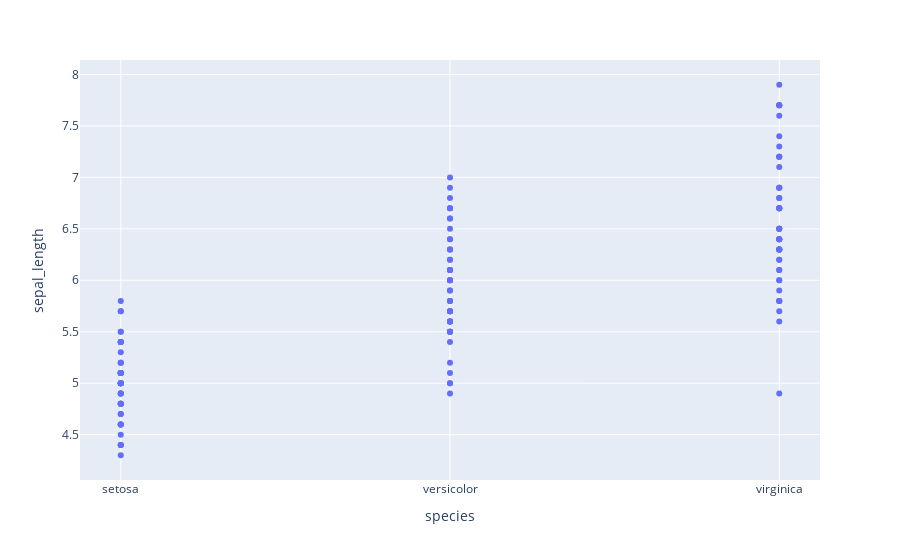

Source (notebook cell):
### Code cell
fig = px.scatter(df, x="species" ,y="sepal_length")
fig.show()

### Figure 1 — Plotly figure (JSON) as saved in the notebook; plotly's stock layout.template omitted (floating-point values rounded to 4 significant figures; data arrays with more than 128 entries replaced by an {"elided": "..."} marker saying what was removed)
{"data": [{"hovertemplate": "species=%{x}<br>sepal_length=%{y}<extra></extra>", "legendgroup": "", "marker": {"color": "#636efa", "symbol": "circle"}, "mode": "markers", "name": "", "orientation": "v", "showlegend": false, "type": "scatter", "x": {"elided": "150 str values"}, "xaxis": "x", "y": {"elided": "150 float values"}, "yaxis": "y"}], "layout": {"legend": {"tracegroupgap": 0}, "margin": {"t": 60}, "xaxis": {"anchor": "y", "domain": [0, 1], "title": {"text": "species"}}, "yaxis": {"anchor": "x", "domain": [0, 1], "title": {"text": "sepal_length"}}}}
